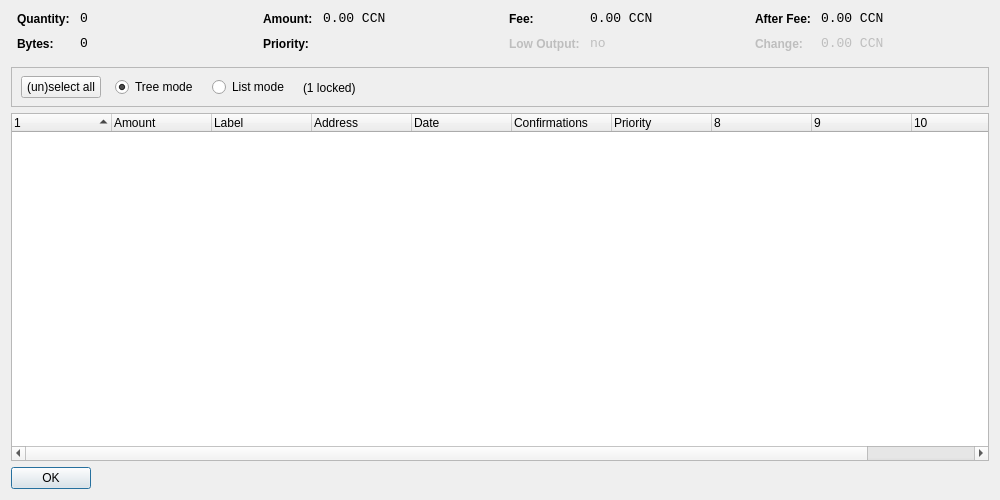
<?xml version="1.0" encoding="UTF-8"?>
<ui version="4.0">
 <class>CoinControlDialog</class>
 <widget class="QDialog" name="CoinControlDialog">
  <property name="geometry">
   <rect>
    <x>0</x>
    <y>0</y>
    <width>1000</width>
    <height>500</height>
   </rect>
  </property>
  <property name="windowTitle">
   <string>Coin Control</string>
  </property>
  <layout class="QVBoxLayout" name="verticalLayout">
   <item>
    <layout class="QHBoxLayout" name="horizontalLayoutTop" stretch="0,0,0,0">
     <property name="topMargin">
      <number>0</number>
     </property>
     <property name="bottomMargin">
      <number>10</number>
     </property>
     <item>
      <layout class="QFormLayout" name="formLayoutCoinControl1">
       <property name="horizontalSpacing">
        <number>10</number>
       </property>
       <property name="verticalSpacing">
        <number>10</number>
       </property>
       <property name="leftMargin">
        <number>6</number>
       </property>
       <property name="rightMargin">
        <number>6</number>
       </property>
       <item row="0" column="0">
        <widget class="QLabel" name="labelCoinControlQuantityText">
         <property name="styleSheet">
          <string notr="true">font-weight:bold;</string>
         </property>
         <property name="text">
          <string>Quantity:</string>
         </property>
        </widget>
       </item>
       <item row="0" column="1">
        <widget class="QLabel" name="labelCoinControlQuantity">
         <property name="font">
          <font>
           <family>Monospace</family>
           <pointsize>10</pointsize>
          </font>
         </property>
         <property name="cursor">
          <cursorShape>IBeamCursor</cursorShape>
         </property>
         <property name="contextMenuPolicy">
          <enum>Qt::ActionsContextMenu</enum>
         </property>
         <property name="text">
          <string notr="true">0</string>
         </property>
         <property name="textInteractionFlags">
          <set>Qt::LinksAccessibleByMouse|Qt::TextSelectableByKeyboard|Qt::TextSelectableByMouse</set>
         </property>
        </widget>
       </item>
       <item row="1" column="0">
        <widget class="QLabel" name="labelCoinControlBytesText">
         <property name="styleSheet">
          <string notr="true">font-weight:bold;</string>
         </property>
         <property name="text">
          <string>Bytes:</string>
         </property>
        </widget>
       </item>
       <item row="1" column="1">
        <widget class="QLabel" name="labelCoinControlBytes">
         <property name="font">
          <font>
           <family>Monospace</family>
           <pointsize>10</pointsize>
          </font>
         </property>
         <property name="cursor">
          <cursorShape>IBeamCursor</cursorShape>
         </property>
         <property name="contextMenuPolicy">
          <enum>Qt::ActionsContextMenu</enum>
         </property>
         <property name="text">
          <string notr="true">0</string>
         </property>
         <property name="textInteractionFlags">
          <set>Qt::LinksAccessibleByMouse|Qt::TextSelectableByKeyboard|Qt::TextSelectableByMouse</set>
         </property>
        </widget>
       </item>
      </layout>
     </item>
     <item>
      <layout class="QFormLayout" name="formLayoutCoinControl2">
       <property name="horizontalSpacing">
        <number>10</number>
       </property>
       <property name="verticalSpacing">
        <number>10</number>
       </property>
       <property name="leftMargin">
        <number>6</number>
       </property>
       <property name="rightMargin">
        <number>6</number>
       </property>
       <item row="0" column="0">
        <widget class="QLabel" name="labelCoinControlAmountText">
         <property name="styleSheet">
          <string notr="true">font-weight:bold;</string>
         </property>
         <property name="text">
          <string>Amount:</string>
         </property>
        </widget>
       </item>
       <item row="0" column="1">
        <widget class="QLabel" name="labelCoinControlAmount">
         <property name="font">
          <font>
           <family>Monospace</family>
           <pointsize>10</pointsize>
          </font>
         </property>
         <property name="cursor">
          <cursorShape>IBeamCursor</cursorShape>
         </property>
         <property name="contextMenuPolicy">
          <enum>Qt::ActionsContextMenu</enum>
         </property>
         <property name="text">
          <string notr="true">0.00 CCN</string>
         </property>
         <property name="textInteractionFlags">
          <set>Qt::LinksAccessibleByMouse|Qt::TextSelectableByKeyboard|Qt::TextSelectableByMouse</set>
         </property>
        </widget>
       </item>
       <item row="1" column="0">
        <widget class="QLabel" name="labelCoinControlPriorityText">
         <property name="styleSheet">
          <string notr="true">font-weight:bold;</string>
         </property>
         <property name="text">
          <string>Priority:</string>
         </property>
        </widget>
       </item>
       <item row="1" column="1">
        <widget class="QLabel" name="labelCoinControlPriority">
         <property name="font">
          <font>
           <family>Monospace</family>
           <pointsize>10</pointsize>
          </font>
         </property>
         <property name="cursor">
          <cursorShape>IBeamCursor</cursorShape>
         </property>
         <property name="contextMenuPolicy">
          <enum>Qt::ActionsContextMenu</enum>
         </property>
         <property name="text">
          <string/>
         </property>
         <property name="textInteractionFlags">
          <set>Qt::LinksAccessibleByMouse|Qt::TextSelectableByKeyboard|Qt::TextSelectableByMouse</set>
         </property>
        </widget>
       </item>
      </layout>
     </item>
     <item>
      <layout class="QFormLayout" name="formLayoutCoinControl3">
       <property name="horizontalSpacing">
        <number>10</number>
       </property>
       <property name="verticalSpacing">
        <number>10</number>
       </property>
       <property name="leftMargin">
        <number>6</number>
       </property>
       <property name="rightMargin">
        <number>6</number>
       </property>
       <item row="0" column="0">
        <widget class="QLabel" name="labelCoinControlFeeText">
         <property name="styleSheet">
          <string notr="true">font-weight:bold;</string>
         </property>
         <property name="text">
          <string>Fee:</string>
         </property>
        </widget>
       </item>
       <item row="0" column="1">
        <widget class="QLabel" name="labelCoinControlFee">
         <property name="font">
          <font>
           <family>Monospace</family>
           <pointsize>10</pointsize>
          </font>
         </property>
         <property name="cursor">
          <cursorShape>IBeamCursor</cursorShape>
         </property>
         <property name="contextMenuPolicy">
          <enum>Qt::ActionsContextMenu</enum>
         </property>
         <property name="text">
          <string notr="true">0.00 CCN</string>
         </property>
         <property name="textInteractionFlags">
          <set>Qt::LinksAccessibleByMouse|Qt::TextSelectableByKeyboard|Qt::TextSelectableByMouse</set>
         </property>
        </widget>
       </item>
       <item row="1" column="0">
        <widget class="QLabel" name="labelCoinControlLowOutputText">
         <property name="enabled">
          <bool>false</bool>
         </property>
         <property name="styleSheet">
          <string notr="true">font-weight:bold;</string>
         </property>
         <property name="text">
          <string>Low Output:</string>
         </property>
        </widget>
       </item>
       <item row="1" column="1">
        <widget class="QLabel" name="labelCoinControlLowOutput">
         <property name="enabled">
          <bool>false</bool>
         </property>
         <property name="font">
          <font>
           <family>Monospace</family>
           <pointsize>10</pointsize>
          </font>
         </property>
         <property name="cursor">
          <cursorShape>IBeamCursor</cursorShape>
         </property>
         <property name="contextMenuPolicy">
          <enum>Qt::ActionsContextMenu</enum>
         </property>
         <property name="text">
          <string>no</string>
         </property>
         <property name="textInteractionFlags">
          <set>Qt::LinksAccessibleByMouse|Qt::TextSelectableByKeyboard|Qt::TextSelectableByMouse</set>
         </property>
        </widget>
       </item>
      </layout>
     </item>
     <item>
      <layout class="QFormLayout" name="formLayoutCoinControl4">
       <property name="horizontalSpacing">
        <number>10</number>
       </property>
       <property name="verticalSpacing">
        <number>10</number>
       </property>
       <property name="leftMargin">
        <number>6</number>
       </property>
       <property name="rightMargin">
        <number>6</number>
       </property>
       <item row="0" column="0">
        <widget class="QLabel" name="labelCoinControlAfterFeeText">
         <property name="styleSheet">
          <string notr="true">font-weight:bold;</string>
         </property>
         <property name="text">
          <string>After Fee:</string>
         </property>
        </widget>
       </item>
       <item row="0" column="1">
        <widget class="QLabel" name="labelCoinControlAfterFee">
         <property name="font">
          <font>
           <family>Monospace</family>
           <pointsize>10</pointsize>
          </font>
         </property>
         <property name="cursor">
          <cursorShape>IBeamCursor</cursorShape>
         </property>
         <property name="contextMenuPolicy">
          <enum>Qt::ActionsContextMenu</enum>
         </property>
         <property name="text">
          <string notr="true">0.00 CCN</string>
         </property>
         <property name="textInteractionFlags">
          <set>Qt::LinksAccessibleByMouse|Qt::TextSelectableByKeyboard|Qt::TextSelectableByMouse</set>
         </property>
        </widget>
       </item>
       <item row="1" column="0">
        <widget class="QLabel" name="labelCoinControlChangeText">
         <property name="enabled">
          <bool>false</bool>
         </property>
         <property name="styleSheet">
          <string notr="true">font-weight:bold;</string>
         </property>
         <property name="text">
          <string>Change:</string>
         </property>
        </widget>
       </item>
       <item row="1" column="1">
        <widget class="QLabel" name="labelCoinControlChange">
         <property name="enabled">
          <bool>false</bool>
         </property>
         <property name="font">
          <font>
           <family>Monospace</family>
           <pointsize>10</pointsize>
          </font>
         </property>
         <property name="cursor">
          <cursorShape>IBeamCursor</cursorShape>
         </property>
         <property name="contextMenuPolicy">
          <enum>Qt::ActionsContextMenu</enum>
         </property>
         <property name="text">
          <string notr="true">0.00 CCN</string>
         </property>
         <property name="textInteractionFlags">
          <set>Qt::LinksAccessibleByMouse|Qt::TextSelectableByKeyboard|Qt::TextSelectableByMouse</set>
         </property>
        </widget>
       </item>
      </layout>
     </item>
    </layout>
   </item>
   <item>
    <widget class="QFrame" name="frame">
     <property name="minimumSize">
      <size>
       <width>0</width>
       <height>40</height>
      </size>
     </property>
     <property name="frameShape">
      <enum>QFrame::StyledPanel</enum>
     </property>
     <property name="frameShadow">
      <enum>QFrame::Sunken</enum>
     </property>
     <widget class="QWidget" name="horizontalLayoutWidget">
      <property name="geometry">
       <rect>
        <x>10</x>
        <y>0</y>
        <width>781</width>
        <height>41</height>
       </rect>
      </property>
      <layout class="QHBoxLayout" name="horizontalLayoutPanel" stretch="0,0,0,0,0">
       <property name="spacing">
        <number>14</number>
       </property>
       <item>
        <widget class="QPushButton" name="pushButtonSelectAll">
         <property name="sizePolicy">
          <sizepolicy hsizetype="Maximum" vsizetype="Fixed">
           <horstretch>0</horstretch>
           <verstretch>0</verstretch>
          </sizepolicy>
         </property>
         <property name="text">
          <string>(un)select all</string>
         </property>
        </widget>
       </item>
       <item>
        <widget class="QRadioButton" name="radioTreeMode">
         <property name="sizePolicy">
          <sizepolicy hsizetype="Maximum" vsizetype="Fixed">
           <horstretch>0</horstretch>
           <verstretch>0</verstretch>
          </sizepolicy>
         </property>
         <property name="text">
          <string>Tree mode</string>
         </property>
         <property name="checked">
          <bool>true</bool>
         </property>
        </widget>
       </item>
       <item>
        <widget class="QRadioButton" name="radioListMode">
         <property name="sizePolicy">
          <sizepolicy hsizetype="Maximum" vsizetype="Fixed">
           <horstretch>0</horstretch>
           <verstretch>0</verstretch>
          </sizepolicy>
         </property>
         <property name="text">
          <string>List mode</string>
         </property>
        </widget>
       </item>
       <item>
        <widget class="QLabel" name="labelLocked">
         <property name="text">
          <string>(1 locked)</string>
         </property>
        </widget>
       </item>
       <item>
        <spacer name="horizontalSpacer">
         <property name="orientation">
          <enum>Qt::Horizontal</enum>
         </property>
         <property name="sizeHint" stdset="0">
          <size>
           <width>40</width>
           <height>20</height>
          </size>
         </property>
        </spacer>
       </item>
      </layout>
     </widget>
    </widget>
   </item>
   <item>
    <widget class="CoinControlTreeWidget" name="treeWidget">
     <property name="contextMenuPolicy">
      <enum>Qt::CustomContextMenu</enum>
     </property>
     <property name="sortingEnabled">
      <bool>false</bool>
     </property>
     <property name="columnCount">
      <number>11</number>
     </property>
     <attribute name="headerShowSortIndicator" stdset="0">
      <bool>true</bool>
     </attribute>
     <attribute name="headerStretchLastSection">
      <bool>false</bool>
     </attribute>
     <column>
      <property name="text">
       <string/>
      </property>
     </column>
     <column>
      <property name="text">
       <string>Amount</string>
      </property>
     </column>
     <column>
      <property name="text">
       <string notr="true">Label</string>
      </property>
     </column>
     <column>
      <property name="text">
       <string>Address</string>
      </property>
     </column>
     <column>
      <property name="text">
       <string>Date</string>
      </property>
     </column>
     <column>
      <property name="text">
       <string>Confirmations</string>
      </property>
      <property name="toolTip">
       <string>Confirmed</string>
      </property>
     </column>
     <column>
      <property name="text">
       <string>Priority</string>
      </property>
     </column>
     <column>
      <property name="text">
       <string/>
      </property>
     </column>
     <column>
      <property name="text">
       <string/>
      </property>
     </column>
     <column>
      <property name="text">
       <string/>
      </property>
     </column>
     <column>
      <property name="text">
       <string/>
      </property>
     </column>
    </widget>
   </item>
   <item>
    <widget class="QDialogButtonBox" name="buttonBox">
     <property name="sizePolicy">
      <sizepolicy hsizetype="Maximum" vsizetype="Fixed">
       <horstretch>0</horstretch>
       <verstretch>0</verstretch>
      </sizepolicy>
     </property>
     <property name="orientation">
      <enum>Qt::Horizontal</enum>
     </property>
     <property name="standardButtons">
      <set>QDialogButtonBox::Ok</set>
     </property>
    </widget>
   </item>
  </layout>
 </widget>
 <customwidgets>
  <customwidget>
   <class>CoinControlTreeWidget</class>
   <extends>QTreeWidget</extends>
   <header>coincontroltreewidget.h</header>
  </customwidget>
 </customwidgets>
 <resources/>
 <connections/>
</ui>
